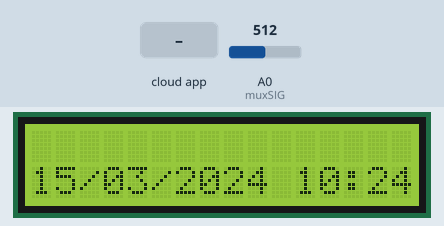
This sketch was run on a simulated ESP8266 (NodeMCU). Parts: 16×2 character LCD. The inputs (shaded band) are chosen by the test bench; at power-on: A0 (muxSIG) = 512. WiFi joins after 1.5 s; servers stay silent unless stated; the local clock reads 2024-03-15 10:24:30 at power-on unless the sketch sets it; storage starts empty; what the sketch prints to the serial monitor is not drawn.

Above: at 3.7 s.
At 14.1 s:
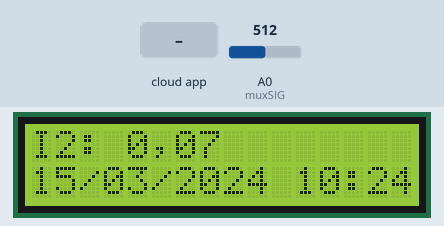
14.2 s: the phone or cloud app sets Calltime to 0
At 66.4 s:
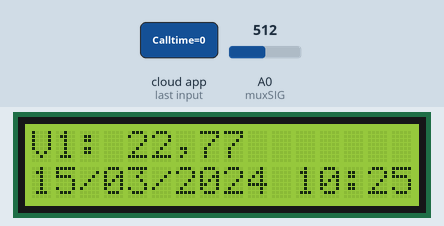
Timing chart, 0 to 67.9 s (numbered marks = the images above; inputs shaded):
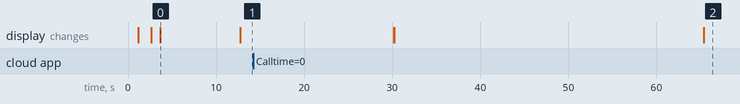

Measured:
- what the display in image 0 shows lasts 9.1 s, from 3.7 s to 12.8 s

The sketch:

Monitorizacion_ISFV_v6.9.ino
```cpp
/********************************************* Módulo Proyecto para TFC *****************************************/
/****************************************************************************************************************/
/********************************** MONITORIZACIÓN DE ISFV EN EL IES CIUDAD JARDÍN ******************************/
/****************************************************************************************************************/
/***************************** Inicio: 21 - 11 - 2017 *** Finalización: 13 - 06 - 2018 **************************/
/****************************************************************************************************************/
/***************************************** Hecho por --> Carlos Sánchez Prudencio *******************************/
/****************************************************************************************************************/
/* http://www.esploradores.com/thinger-io-configuracion-almacenamiento-y-monitorizacion-de-datos-primera-parte/ */
/****************************************************************************************************************/
/* Incluir bibliotecas de funciones */
#include <ESP8266WiFi.h>//Biblioteca de conexión WiFi del módulo ESP8266
#include <ThingerESP8266.h>//Biblioteca de la plataforma thinger.io
#include <Wire.h>//Biblioteca para I2C
#include <RTClib.h>//Para RTC
#include <LiquidCrystal_I2C.h>//Para la lcd
#include <SD.h>//Para la SD
//
/* Definir constantes */
#define SSID1 "SSID"//SSID Wifi
#define PASS1 "PWD"//Password Wifi
//
#define usuario "userName"//Nombre de usuario de thinger
#define device_Id "deviceName"//Nombre del dispositivo al que nos conectaremos
#define device_credentials "deviceCredentials"//Credenciales generadas por Thinger
//
#define TIME 1000//Tiempo para medir valores
#define MAX 75//Máximas muestras para hacer media (muestreo)
#define MAXVAL 60//Maximo de valores que guarda por minuto
#define MAXSENS 6//Maximo de sensores que hay
//
#define timer0_preload 40161290//Timer que controla los cortes en la LCD
#define my_delay 10//No menos de 5
#define ADC 1023//Resolución del convertidor ADC
//
ThingerESP8266 thing(usuario, device_Id, device_credentials);//Variable para acceder a Thinger
//
//Parametros variables de tension
float offset_v = 3.39;//Punto que corta en el eje de ordenadas (y)
float voltage_v = 3.27;//Tension que da el ESP8266
float relation_v = -12.987;//Relacion tension/sensor, en este caso 77mV por voltio de entrada que equivale a 1V por 12.987v de entrada
//Parametros variables de corriente
float offset_i = 1.625;//Punto que corta en el eje de ordenadas (y)
float voltage_i = 3.27;//Tension que da el ESP8266
float relation_i = 0.149;//Relacion tension/sensor, en este caso 150mV por voltio de entrada
//
//Variable de tiempo de llamada para endpoints en minutos
int calltime = 720;//Lo que viene siendo cada doce horas
//
//Variables lcd, RTC y SD
LiquidCrystal_I2C lcd(0x27, 16, 2);//Variable para lcd0x3F
//RTC_DS3231 RTC;//Variable de RTC tipo DS3231 o DS1307 ¡OJO!
RTC_DS1307 RTC;//Descomentar para utilizar
File dataFile;//Variable para SD
//
//Variables de conexión WiFi
const char WiFi_ssid[] = SSID1;//Nombre de red
const char WiFi_password[] = PASS1;//Clave de red
//
//Variables para utilizar el multiplexor
const int muxSIG = A0;//A0
const int muxS0 = D0;//D0
const int muxS1 = D3;//D3
const int muxS2 = D4;//D4
const int muxS3 = D9;//Rx
//
/* Estructuras de datos */
typedef struct {//Por futuras modificaciones
  float valores[MAXVAL];//Valor de cada sensor
} mediciones;//Para guardar los valores de las mediciones
//
mediciones vec[MAXSENS];//Vector de registro tipo mediciones
//
//Variables globales
unsigned long presentime, ahora;//Para contar el tiempo
unsigned long previoustime = 0, antes = 0;//Para contar el  tiempo
int k = 0, i = 0;//Índice para seleccionar los valores de cada sensor
char buffer[128];//Añadir a un String
String strValues;//String que guarda valores
int entero, decimal;//Para separar los valores enteros de los decimales para añadirlos a strValues
int num;//Número de sensor para visualizar en la lcd
char tipo, ud; //tipo: si es V o I; ud: unidades de v, A.
//
/* Cambiar timer para visualizar los valores en la lcd */
void inline cambio (void) {
  switch (k) {
    case 0:// Valor ---> I2
      k = 1;
      tipo = 'I';
      ud = 'A';
      num = 2;
      break;
    case 1:// Valor ---> I3
      k = 2;
      tipo = 'I';
      ud = 'A';
      num = 3;
      break;
    case 2:// Valor ---> V1
      k = 3;
      tipo = 'V';
      ud = 'v';
      num = 1;
      break;
    case 3:// Valor ---> V2
      k = 4;
      tipo = 'V';
      ud = 'v';
      num = 2;
      break;
    case 4:// Valor ---> V3
      k = 5;
      tipo = 'V';
      ud = 'v';
      num = 3;
      break;
    case 5:// Valor ---> I1
      k = 0;
      tipo = 'I';
      ud = 'A';
      num = 1;
      break;
  }
  timer0_write(ESP.getCycleCount() + timer0_preload * my_delay); //Escribir en el timer
}
//
/** SETUP() **/
void setup() {
  Serial.begin(115200);//Iniciar la transmisión Serial a 115200 bauds

  RTC.begin();//Iniciar RTC
  if (!RTC.begin()) {//Comprobar si RTC está conectada
    Serial.println(F("Couldn't find RTC"));
    while (1);
  }
  //RTC.adjust(DateTime(__DATE__, __TIME__));//Para ajustar fecha y hora

  lcd.begin();//Iniciar pantalla lcd
  lcd.backlight();//Iniciar luz de fondo

  leer_tarjeta();//Para iniciar tarjeta y leer archivo

  Output_pins();//Iniciar los pines a OUTPUT

  WiFi.begin(WiFi_ssid, WiFi_password);// Inicialización de la WiFi para comunicarse con la API
  lcd.clear();//Borrar pantala
  lcd.setCursor(0, 0);
  lcd.print("Conectando WiFi");
  Serial.print("Conectandose a red : ");
  Serial.print(WiFi_ssid);
  while (WiFi.status() != WL_CONNECTED)//Para saber si está conectado o no a la red WiFi
  {
    delay(500);
    Serial.print(". ");
  }
  Serial.println("WiFi conectado");
  lcd.setCursor(0, 1);
  lcd.print("WiFi conectado");
  // Inicialización de la lectura de datos desde la API
  elementos_clave();
  delay(1000);//Esperar 1S para estabilizar
  lcd.clear();//Limpiar la lcd
  noInterrupts();//No permitir interrupciones
  timer0_isr_init();//Inicializar el counter interno
  timer0_attachInterrupt(cambio);//Llamada al módulo de cambio para la lcd
  timer0_write(ESP.getCycleCount() + timer0_preload * my_delay);//Escribir en el counter
  interrupts();//Permitir interrupciones
}

/** LOOP() **/
void loop() {
  DateTime now = RTC.now();//Variable para RTC
  thing.handle();//Objeto que llama a la conexión con el servidor Thinger
  presentime = millis();
  ahora = millis();
  if (presentime - previoustime >= TIME) {
    previoustime = presentime;
    if (i > MAXVAL - 1 ) {//Si excede de 60 valores resetarlo a cero
      i = 0;
    }
    sprintf(buffer, "%02d/%02d/%04d %02d:%02d:%02d", now.day(), now.month(), now.year(), now.hour(), now.minute(), now.second());
    strValues = buffer;
    lcd.setCursor(0, 1);
    lcd.print(strValues);
    for (int j = 0; j <= MAXSENS - 1; j++) {
      if (j >= 0 && j <= 3 - 1) {
        vec[j].valores[i] = medicion(true, j);
        entero = vec[j].valores[i];
        decimal = (vec[j].valores[i] - entero) * 100;
        sprintf(buffer, "\t%d,%02d", entero, abs(decimal));
        strValues += buffer;
      }
      else {
        vec[j].valores[i] = medicion(false, j);
        entero = vec[j].valores[i];
        decimal = (vec[j].valores[i] - entero) * 100;
        sprintf(buffer, "\t%d,%02d", entero, abs(decimal));
        strValues += buffer;
      }
    }
    escribir_tarjeta(strValues);
    Serial.println(strValues);
    entero = vec[k].valores[0];//Separar entero de decimal
    decimal = (vec[k].valores[0] - entero) * 100;//Separar entero de decimal
    sprintf(buffer, "%c%d: %d,%02d", tipo, num, entero, abs(decimal));
    lcd.setCursor(0, 0);
    lcd.print(buffer);
    i++;
  }
  if (ahora - antes >= calltime * 60000) {
    antes = ahora;
    call_corrientes_endpoint();
    call_tensiones_endpoint();
    call_potencias_endpoint();
  }
}

/** PINES DE SALIDA "OUTPUT" **/
void Output_pins() {
  pinMode(muxS0, OUTPUT);//D0
  pinMode(muxS1, OUTPUT);//D3
  pinMode(muxS2, OUTPUT);//D4
  pinMode(muxS3, OUTPUT);//D9 --> Rx
  //pinMode(A0,INPUT);//No hace falta descomentar
}

/** FUNCIÓN PARA UTILIZAR EL MULTIPLEXOR **/
int SetMuxChannel(byte channel)
{
  digitalWrite(muxS0, bitRead(channel, 0));
  digitalWrite(muxS1, bitRead(channel, 1));
  digitalWrite(muxS2, bitRead(channel, 2));
  digitalWrite(muxS3, bitRead(channel, 3));
}
/** FUNCIÓN PARA LEER LA TARJETA SD **/
void leer_tarjeta() {
  Serial.print(F("Iniciando SD ... "));
  lcd.setCursor(0, 0);
  lcd.print("Iniciando SD ... ");
  if (!SD.begin(D8)) {
    Serial.println(F("Error al iniciar"));
    lcd.setCursor(0, 1);
    lcd.print("Error :(");
    return;
  }
  Serial.println(F("Correcto"));
  lcd.setCursor(0, 1);
  lcd.print("Correcto :)");
  if (dataFile = SD.open("datalog.csv")) {
    /*while (dataFile.available()){
      Serial.write(dataFile.read());
      } *///Descomentar para leer toda la SD
    dataFile.close();
  }
  else {
    Serial.println(F("Error al abrir el archivo"));
  }
  delay(1000);//Esperar 1S para estabillizar
}
/** FUNCIÓN PARA ESCRIBIR EN LA TARJETA SD **/
void escribir_tarjeta(String strValues) {
  File logFile;
  DateTime now = RTC.now();
  logFile = SD.open("datalog.csv", FILE_WRITE);
  if (logFile) {
    logFile.println(strValues);
    logFile.close();
  }
  else {
    Serial.println("Error al abrir el archivo");
  }
}
/* Hacer cálculos para tener los valores de tensión y corriente */
float medicion(boolean tipo, int indice) {
  float value;
  float media = 0.00;
  if (tipo == true) { //Corriente
    for (int k = 0; k <= MAX - 1; k++) {
      SetMuxChannel(indice);
      value = analogRead(muxSIG) * voltage_i / ADC;
      //value = (value - 0.8) / 0.100;//0.185 for 5 A 2ºForma de calcular la corriente
      value = (value - offset_i) / relation_i;
      media = media + value;
    }
  }
  else { //Tensión
    for (int k = 0; k <= MAX - 1; k++) {
      SetMuxChannel(indice);
      value = analogRead(muxSIG) * voltage_v / ADC;
      //value = mapeo(value, 0, 1024, 50.0, 0.0);//2º forma de calcular la tensión
      value = (value - offset_v) * relation_v;
      media = media + value;
    }
  }
  media = media / MAX;
  return media;

}
void elementos_clave() {
  //Parametros para las mediciones
  thing["Corrientes"] >> [](pson & out) {
    out["I1"] = medicion(true, 0);//Corriente paneles
    out["I2"] = medicion(true, 1);//Corriente baterias
    out["I3"] = medicion(true, 2);//Corriente carga
  };
  thing["Tensiones"] >> [](pson & out) {
    out["V1"] = medicion(false, 3);//Tension paneles
    out["V2"] = medicion(false, 4);//Tension baterias
    out["V3"] = medicion(false, 5);//Tension carga
  };
  thing["Potencias"] >> [](pson & out) {
    out["P1"] = medicion(true, 0) * medicion(false, 3);//Potencia paneles
    out["P2"] = medicion(true, 1) * medicion(false, 4);//Potencia baterias
    out["P3"] = medicion(true, 2) * medicion(false, 5);//Potencia carga
  };
  //Parametros para calibrar la tension
  thing["Offset_v"] << inputValue(offset_v);
  thing["Voltage_v"] << inputValue(voltage_v);
  thing["Relation_v"] << inputValue(relation_v);
  //Parametros para calibrar la corriente
  thing["Offset_i"] << inputValue(offset_i);
  thing["Voltage_i"] << inputValue(voltage_i);
  thing["Relation_i"] << inputValue(relation_i);
  //Para cambiar el tiempo de espera de los endpoints
  thing["Calltime"] << inputValue(calltime);//Esperemos que funcione
  //Probar los endpoints cada vez que se quiera desde Thinger.io
  thing["Potencias_test"] = []() {
    call_potencias_endpoint();
  };
  thing["Corrientes_test"] = []() {
    call_corrientes_endpoint();
  };
  thing["Tensiones_test"] = []() {
    call_tensiones_endpoint();
  };
}
/* Para llamar a los endpoints se crean variables tipo pson (json) para integrarlos en IFTTT */
void call_tensiones_endpoint() {//Se añadirá una nueva línea en un Google Sheet
  pson tensiones;//Esta en concreto lleva asociada una cuenta de Twitter para subir un tweet cada vez que se añada una nueva línea
  tensiones["value1"] = medicion(true, 0);//Tensión paneles
  tensiones["value2"] = medicion(true, 1);//Tensión baterias
  tensiones["value3"] = medicion(true, 2);//Tensión carga
  thing.call_endpoint("Tensiones", tensiones);
}
void call_corrientes_endpoint() {//Se añadirá una nueva línea en un Google Sheet
  pson corrientes;
  int m, entero, decimal;
  String value1, value2, value3;
  char buffer1[128];
  float valor;
  for (m = 3; m <= 5; m++) {
    valor = medicion(false, m);
    entero = valor;
    decimal = (valor - entero) * 100;
    sprintf(buffer1, "%02d.%02d", entero, decimal);
    switch(m){
      case 3:
      value1 = buffer1;
      break;
      case 4:
      value2 = buffer1;
      break;
      case 5:
      value3 = buffer1;
      break;
    }
  }
  corrientes["value1"] = value1;//Corriente paneles
  corrientes["value2"] = value2;//Corriente baterias
  corrientes["value3"] = value3;//Corriente carga
  thing.call_endpoint("Corrientes", corrientes);
}
void call_potencias_endpoint() {//Se añadirá una nueva línea en un Google Sheet
  pson potencias;
  potencias["value1"] = medicion(true, 0) * medicion(false, 3);//Potencia paneles
  potencias["value2"] = medicion(true, 1) * medicion(false, 4);//Potencia baterias
  potencias["value3"] = medicion(true, 2) * medicion(false, 5);//Potencia carga
  thing.call_endpoint("Potencias", potencias);
}
```
